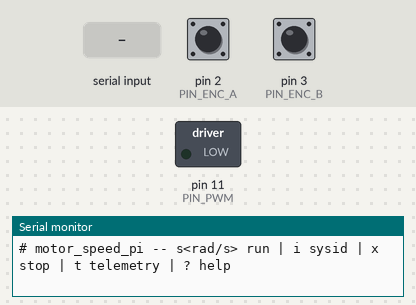
Recording of a sketch running on a simulated Arduino Mega 2560, built with avr-gcc and run on an emulated ATmega2560. On the bench: switched loads named in the sketch (green lamp = pin HIGH), the last lines printed to the serial monitor. Inputs (shaded band) come from the test bench; at power-on: pin 2 (PIN_ENC_A) HIGH, pin 3 (PIN_ENC_B) HIGH.

Above: at 1.2 s.
1.3 s: "s90\n" received over Serial
At 2.2 s:
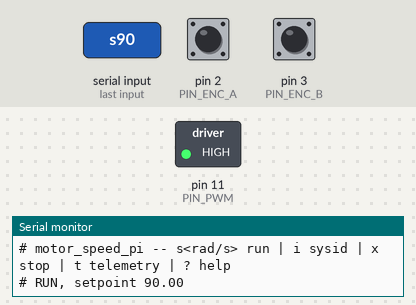
4.3 s: "?" received over Serial
5.8 s: "s,45\n" received over Serial
Timing chart, 0 to 8.8 s (numbered marks = the images above; inputs shaded):
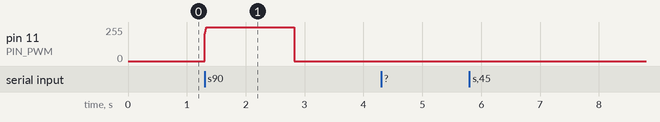

The sketch:

motor_speed_pi.ino
```cpp
/*
 * motor_speed_pi.ino -- PI speed control of a brushed DC motor, 100 Hz.
 *
 * Board:  Arduino Mega 2560
 * Power:  motor runs from Project 1's buck output (5.0 V, 2 A budget;
 *         motor chosen so stall current 5.0/2.7 = 1.85 A < 2 A).
 *         The Mega is powered from USB; grounds MUST be common.
 *
 * Drive:  single-quadrant low-side switch.
 *         Pin 11 (Timer1, ~31.4 kHz PWM) -> 150R -> gate of logic-level
 *         N-FET (IRLB8721 / IRLZ44N), source to GND, drain to motor-.
 *         Motor+ to buck 5 V. Schottky freewheel diode (SB540, same part
 *         as Project 1) across the motor, cathode to 5 V.
 *         31.4 kHz is far above the motor's electrical pole (~1 ms), so
 *         the winding sees the duty-average voltage: v = duty * VBUS.
 *
 * Feedback: quadrature encoder on the motor shaft.
 *         Channel A -> pin 2 (INT4), channel B -> pin 3 (INT5).
 *         CPR below = counts per rev *after* x4 decoding (both edges of
 *         both channels). Speed = count difference per 10 ms window.
 *         Resolution: 2*pi/CPR/TS = 13.1 rad/s per count at CPR=48 --
 *         hence the 15 Hz measurement LPF, whose phase lag is part of
 *         the loop design (control-design/design_report.txt).
 *
 * Controller: PI with BACK-CALCULATION ANTI-WINDUP.
 *         u = Kp*e + integ;  clamp u to [0, VBUS];
 *         integ += Ki*TS*e + (TS/TT)*(u_sat - u_unsat)
 *         With TT = Kp/Ki, whenever the command saturates (it does, for
 *         ~0.3 s on every large step -- see closedloop_step.png) the
 *         second term bleeds the integrator so it never winds past the
 *         rail. Without it the 0->300 rad/s step overshoots 31% instead
 *         of 6% (simulated in control-design/pi_design.py, same
 *         difference equations as below).
 *
 * Serial (115200):
 *   s<float>  setpoint in rad/s, enters RUN mode      e.g.  s300
 *   i         run the system-ID staircase, stream CSV (same sequence as
 *             system-id/generate_synthetic_data.py; pipe to a file and
 *             feed to fit_plant.py --csv)
 *   x         stop (PWM off, integrator cleared)
 *   t         toggle 10 Hz telemetry in RUN mode
 *   ?         help
 *
 * Gains below are OUTPUTS of the design pipeline -- do not hand-tune
 * here. Re-run system-id + control-design on real data instead:
 *   generated by control-design/pi_design.py (design_report.txt)
 */

// ---- design constants (from control-design/results/design_report.txt) ----
#define KP          0.0446f   // V per rad/s
#define KI          0.3493f   // V per rad/s per s
#define TS          0.010f    // s (100 Hz loop)
#define F_MEAS_LPF  15.0f     // Hz measurement filter (in the loop design)
#define VBUS        5.00f     // V, Project 1 buck output

// ---- rig constants ----
#define CPR         48        // encoder counts/rev, x4-decoded
#define PIN_PWM     11        // Timer1 -> 31.37 kHz
#define PIN_ENC_A   2         // INT4
#define PIN_ENC_B   3         // INT5

// ---- sysid staircase (keep identical to generate_synthetic_data.py) ----
const float SYSID_LEVELS[] = {0.0, 1.5, 3.0, 4.5, 2.5, 5.0, 1.0, 3.5, 0.0};
const uint8_t SYSID_N = sizeof(SYSID_LEVELS) / sizeof(SYSID_LEVELS[0]);
#define SYSID_HOLD_S 2.5f

// ---- stall guard ("traction fault"): full command, no motion ----
#define STALL_V_FRAC   0.9f   // command above this fraction of VBUS...
#define STALL_W_MIN    20.0f  // ...while speed below this [rad/s]...
#define STALL_TIME_S   1.5f   // ...for this long -> latch off

// ---- derived ----
const float TT       = KP / KI;                    // anti-windup [s]
const float ALPHA    = 1.0f - expf(-2.0f * PI * F_MEAS_LPF * TS);
const float RADS_PER_COUNT = 2.0f * PI / CPR;
const uint32_t TS_US = (uint32_t)(TS * 1e6f);

// ---- encoder ISR state ----
volatile long enc_count = 0;
volatile uint8_t enc_prev = 0;
// quadrature transition table: index = (prev<<2)|curr, value = -1/0/+1
const int8_t QTAB[16] = {0,+1,-1,0, -1,0,0,+1, +1,0,0,-1, 0,-1,+1,0};

void encIsr() {
  uint8_t a = (PINE >> 4) & 1;     // pin 2 = PE4
  uint8_t b = (PINE >> 5) & 1;     // pin 3 = PE5
  uint8_t curr = (a << 1) | b;
  enc_count += QTAB[(enc_prev << 2) | curr];
  enc_prev = curr;
}

// ---- controller state ----
enum Mode { IDLE, RUN, SYSID, FAULT };
Mode mode = IDLE;
float w_ref = 0.0f;         // setpoint [rad/s]
float w_filt = 0.0f;        // filtered speed [rad/s]
float integ = 0.0f;         // integrator [V]
long  count_prev = 0;
uint32_t t_next = 0, t_loop0 = 0;
uint16_t k_sysid = 0;       // sample index inside sysid run
float stall_timer = 0.0f;
bool telemetry = false;
uint8_t telediv = 0;

void applyVolts(float v) {
  if (v < 0.0f) v = 0.0f;
  if (v > VBUS) v = VBUS;
  analogWrite(PIN_PWM, (uint8_t)(v / VBUS * 255.0f + 0.5f));
}

void motorOff() { analogWrite(PIN_PWM, 0); integ = 0.0f; }

float readSpeedRaw() {
  noInterrupts();
  long c = enc_count;
  interrupts();
  long d = c - count_prev;
  count_prev = c;
  return d * RADS_PER_COUNT / TS;
}

void setup() {
  Serial.begin(115200);
  pinMode(PIN_PWM, OUTPUT);
  // Timer1 (pins 11,12 on Mega) prescaler 1: 16 MHz/510 = 31.37 kHz
  // phase-correct PWM. Timer0 (millis) untouched.
  TCCR1B = (TCCR1B & 0b11111000) | 0x01;
  motorOff();

  pinMode(PIN_ENC_A, INPUT_PULLUP);
  pinMode(PIN_ENC_B, INPUT_PULLUP);
  enc_prev = ((digitalRead(PIN_ENC_A) << 1) | digitalRead(PIN_ENC_B));
  attachInterrupt(digitalPinToInterrupt(PIN_ENC_A), encIsr, CHANGE);
  attachInterrupt(digitalPinToInterrupt(PIN_ENC_B), encIsr, CHANGE);

  Serial.println(F("# motor_speed_pi -- s<rad/s> run | i sysid | x stop"
                   " | t telemetry | ? help"));
  t_next = micros() + TS_US;
}

void handleSerial() {
  if (!Serial.available()) return;
  char c = Serial.read();
  switch (c) {
    case 's': {
      float r = Serial.parseFloat();
      if (mode == FAULT) Serial.println(F("# clear fault with x first"));
      else { w_ref = r; mode = RUN; Serial.print(F("# RUN, setpoint "));
             Serial.println(w_ref); }
      break; }
    case 'i':
      if (mode == FAULT) { Serial.println(F("# clear fault with x first")); break; }
      mode = SYSID; k_sysid = 0; motorOff();
      // header consumed by fit_plant.py -- rig facts travel with the data
      Serial.print(F("# vbus_V=")); Serial.print(VBUS, 2);
      Serial.print(F(",ts_s="));    Serial.print(TS, 4);
      Serial.print(F(",cpr="));     Serial.print(CPR);
      Serial.println(F(",source=bench"));
      Serial.println(F("t_s,v_cmd_V,omega_meas_rad_s"));
      break;
    case 'x':
      mode = IDLE; motorOff(); stall_timer = 0.0f;
      Serial.println(F("# IDLE"));
      break;
    case 't': telemetry = !telemetry; break;
    case '?':
      Serial.println(F("# s<rad/s> run | i sysid | x stop | t telemetry"));
      Serial.print(F("# Kp=")); Serial.print(KP, 4);
      Serial.print(F(" Ki=")); Serial.print(KI, 4);
      Serial.print(F(" Ts=")); Serial.print(TS, 3);
      Serial.print(F(" lpf=")); Serial.print(F_MEAS_LPF, 1);
      Serial.print(F("Hz Vbus=")); Serial.println(VBUS, 2);
      break;
    default: break;   // ignore whitespace/newlines
  }
}

void loop() {
  handleSerial();

  // fixed-rate 100 Hz scheduler (drift-free: increment the deadline)
  if ((int32_t)(micros() - t_next) < 0) return;
  t_next += TS_US;

  float w_raw = readSpeedRaw();
  w_filt += ALPHA * (w_raw - w_filt);

  switch (mode) {

    case RUN: {
      // PI with back-calculation anti-windup -- keep identical to
      // control-design/pi_design.py simulate_firmware()
      float e = w_ref - w_filt;
      float u_unsat = KP * e + integ;
      float u = constrain(u_unsat, 0.0f, VBUS);
      integ += KI * TS * e + (TS / TT) * (u - u_unsat);
      applyVolts(u);

      // stall guard: commanded hard but shaft not moving -> latch off
      // (locked rotor at 5 V pulls 1.85 A continuously; legal for the
      // buck but pointless and hot -- treat as a traction fault)
      if (u > STALL_V_FRAC * VBUS && w_filt < STALL_W_MIN)
        stall_timer += TS;
      else
        stall_timer = 0.0f;
      if (stall_timer > STALL_TIME_S) {
        mode = FAULT; motorOff();
        Serial.println(F("# FAULT: stall detected, PWM off ('x' to clear)"));
      }

      if (telemetry && ++telediv >= 10) {   // 10 Hz status
        telediv = 0;
        Serial.print(w_ref); Serial.print('\t');
        Serial.print(w_filt); Serial.print('\t');
        Serial.println(u, 3);
      }
      break; }

    case SYSID: {
      // open-loop staircase, stream RAW (unfiltered) speed: the fit
      // wants the noise, and filtering would bias the dynamics
      uint16_t per = (uint16_t)(SYSID_HOLD_S / TS);
      uint16_t lev = k_sysid / per;
      if (lev >= SYSID_N) {
        motorOff(); mode = IDLE;
        Serial.println(F("# sysid done -> IDLE"));
        break;
      }
      float v = SYSID_LEVELS[lev];
      applyVolts(v);
      Serial.print(k_sysid * TS, 3); Serial.print(',');
      Serial.print(v, 3);            Serial.print(',');
      Serial.println(w_raw, 4);
      k_sysid++;
      break; }

    case FAULT:
    case IDLE:
    default:
      motorOff();
      break;
  }
}
```

Measured:
- after the input at 1.3 s, pin 11 (PIN_PWM): 0/255 → 255/255 at once, → 0/255 1.5 s later
